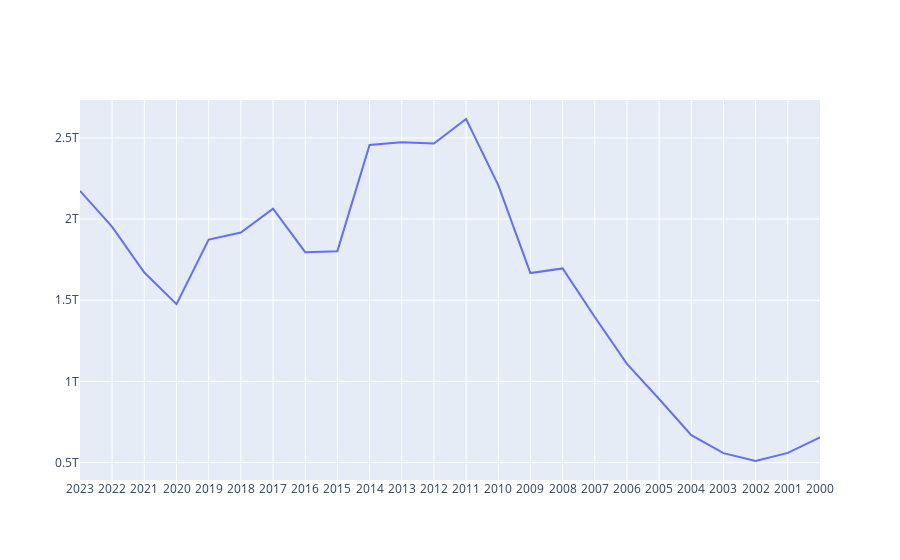

Notebook cell for this chart:
### Markdown cell above
***Atenção:***

***Como o nasdaq data link não está funcionando, uma alternativa é usar o wbdata***

### Code cell
import wbdata
import datetime
import pandas as pd

# Definir datas de início e fim
data_inicio = datetime.datetime(2000, 1, 1)
data_fim = datetime.datetime(2023, 1, 1)

# Baixar dados do PIB em USD (NY.GDP.MKTP.CD) para o Brasil
pib_brasil = wbdata.get_dataframe(indicators={'NY.GDP.MKTP.CD': 'PIB_USD'}, country='BR', date=(data_inicio, data_fim))

# Organizar e plotar os dados
pib_brasil = pib_brasil.reset_index()

import plotly.graph_objs as go
fig = go.Figure()
fig.add_trace(go.Scatter(name='PIB_USD', x=pib_brasil['date'], y=pib_brasil['PIB_USD']))
fig.show()

### Figure 1 — Plotly figure (JSON) as saved in the notebook; plotly's stock layout.template omitted (floating-point values rounded to 4 significant figures)
{"data": [{"name": "PIB_USD", "type": "scatter", "x": ["2023", "2022", "2021", "2020", "2019", "2018", "2017", "2016", "2015", "2014", "2013", "2012", "2011", "2010", "2009", "2008", "2007", "2006", "2005", "2004", "2003", "2002", "2001", "2000"], "y": [2174000000000.0, 1952000000000.0, 1671000000000.0, 1476000000000.0, 1873000000000.0, 1917000000000.0, 2064000000000.0, 1796000000000.0, 1802000000000.0, 2456000000000.0, 2473000000000.0, 2465000000000.0, 2616000000000.0, 2209000000000.0, 1667000000000.0, 1696000000000.0, 1397000000000.0, 1108000000000.0, 891600000000.0, 669300000000.0, 558200000000.0, 509800000000.0, 560000000000.0, 655400000000.0]}], "layout": {}}
